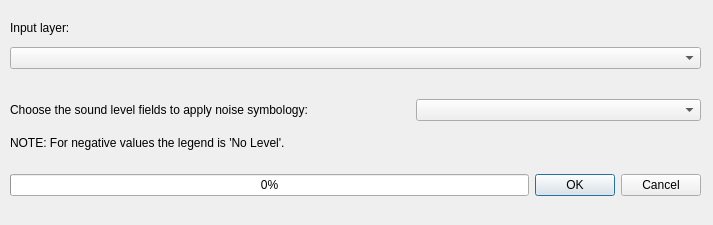
<?xml version="1.0" encoding="UTF-8"?>
<ui version="4.0">
 <class>ApplyNoiseSymbology_window</class>
 <widget class="QDialog" name="ApplyNoiseSymbology_window">
  <property name="enabled">
   <bool>true</bool>
  </property>
  <property name="geometry">
   <rect>
    <x>0</x>
    <y>0</y>
    <width>713</width>
    <height>225</height>
   </rect>
  </property>
  <property name="sizePolicy">
   <sizepolicy hsizetype="Fixed" vsizetype="Fixed">
    <horstretch>0</horstretch>
    <verstretch>0</verstretch>
   </sizepolicy>
  </property>
  <property name="minimumSize">
   <size>
    <width>713</width>
    <height>225</height>
   </size>
  </property>
  <property name="maximumSize">
   <size>
    <width>713</width>
    <height>225</height>
   </size>
  </property>
  <property name="sizeIncrement">
   <size>
    <width>0</width>
    <height>0</height>
   </size>
  </property>
  <property name="windowTitle">
   <string>opeNoise - Apply Noise Symbology</string>
  </property>
  <property name="locale">
   <locale language="Italian" country="Italy"/>
  </property>
  <widget class="QWidget" name="horizontalLayoutWidget_2">
   <property name="geometry">
    <rect>
     <x>10</x>
     <y>165</y>
     <width>691</width>
     <height>41</height>
    </rect>
   </property>
   <layout class="QHBoxLayout" name="horizontalLayout">
    <item>
     <widget class="QProgressBar" name="progressBar">
      <property name="value">
       <number>0</number>
      </property>
     </widget>
    </item>
    <item>
     <widget class="QDialogButtonBox" name="run_buttonBox">
      <property name="sizePolicy">
       <sizepolicy hsizetype="Fixed" vsizetype="Fixed">
        <horstretch>0</horstretch>
        <verstretch>0</verstretch>
       </sizepolicy>
      </property>
      <property name="orientation">
       <enum>Qt::Horizontal</enum>
      </property>
      <property name="standardButtons">
       <set>QDialogButtonBox::Cancel|QDialogButtonBox::Ok</set>
      </property>
     </widget>
    </item>
   </layout>
  </widget>
  <widget class="QWidget" name="verticalLayoutWidget_2">
   <property name="geometry">
    <rect>
     <x>10</x>
     <y>15</y>
     <width>691</width>
     <height>61</height>
    </rect>
   </property>
   <layout class="QVBoxLayout" name="receivers_layer_verticalLayout">
    <property name="sizeConstraint">
     <enum>QLayout::SetNoConstraint</enum>
    </property>
    <item>
     <widget class="QLabel" name="receiver_points_layer_label">
      <property name="sizePolicy">
       <sizepolicy hsizetype="Fixed" vsizetype="Fixed">
        <horstretch>0</horstretch>
        <verstretch>0</verstretch>
       </sizepolicy>
      </property>
      <property name="text">
       <string>Input layer:</string>
      </property>
     </widget>
    </item>
    <item>
     <widget class="QComboBox" name="layer_comboBox"/>
    </item>
   </layout>
  </widget>
  <widget class="QWidget" name="verticalLayoutWidget_3">
   <property name="geometry">
    <rect>
     <x>10</x>
     <y>90</y>
     <width>691</width>
     <height>71</height>
    </rect>
   </property>
   <layout class="QVBoxLayout" name="verticalLayout">
    <item>
     <layout class="QHBoxLayout" name="horizontalLayout_2">
      <property name="sizeConstraint">
       <enum>QLayout::SetMinAndMaxSize</enum>
      </property>
      <item>
       <widget class="QLabel" name="choose_fileds_label">
        <property name="sizePolicy">
         <sizepolicy hsizetype="Fixed" vsizetype="Fixed">
          <horstretch>0</horstretch>
          <verstretch>0</verstretch>
         </sizepolicy>
        </property>
        <property name="minimumSize">
         <size>
          <width>400</width>
          <height>0</height>
         </size>
        </property>
        <property name="maximumSize">
         <size>
          <width>400</width>
          <height>4007215</height>
         </size>
        </property>
        <property name="text">
         <string>Choose the sound level fields to apply noise symbology:</string>
        </property>
       </widget>
      </item>
      <item>
       <widget class="QComboBox" name="level_comboBox">
        <property name="sizePolicy">
         <sizepolicy hsizetype="Preferred" vsizetype="Fixed">
          <horstretch>0</horstretch>
          <verstretch>0</verstretch>
         </sizepolicy>
        </property>
       </widget>
      </item>
     </layout>
    </item>
    <item>
     <widget class="QLabel" name="choose_fileds_label_3">
      <property name="sizePolicy">
       <sizepolicy hsizetype="Fixed" vsizetype="Fixed">
        <horstretch>0</horstretch>
        <verstretch>0</verstretch>
       </sizepolicy>
      </property>
      <property name="text">
       <string>NOTE: For negative values the legend is 'No Level'.</string>
      </property>
     </widget>
    </item>
   </layout>
  </widget>
 </widget>
 <resources/>
 <connections>
  <connection>
   <sender>run_buttonBox</sender>
   <signal>accepted()</signal>
   <receiver>ApplyNoiseSymbology_window</receiver>
   <slot>accept()</slot>
   <hints>
    <hint type="sourcelabel">
     <x>248</x>
     <y>254</y>
    </hint>
    <hint type="destinationlabel">
     <x>157</x>
     <y>274</y>
    </hint>
   </hints>
  </connection>
  <connection>
   <sender>run_buttonBox</sender>
   <signal>rejected()</signal>
   <receiver>ApplyNoiseSymbology_window</receiver>
   <slot>reject()</slot>
   <hints>
    <hint type="sourcelabel">
     <x>316</x>
     <y>260</y>
    </hint>
    <hint type="destinationlabel">
     <x>286</x>
     <y>274</y>
    </hint>
   </hints>
  </connection>
 </connections>
</ui>
